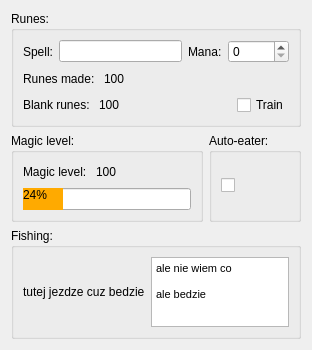
<?xml version="1.0" encoding="UTF-8"?>
<ui version="4.0">
 <class>Trainer</class>
 <widget class="QDialog" name="Trainer">
  <property name="geometry">
   <rect>
    <x>0</x>
    <y>0</y>
    <width>293</width>
    <height>335</height>
   </rect>
  </property>
  <property name="windowTitle">
   <string>Trainer</string>
  </property>
  <layout class="QHBoxLayout" name="horizontalLayout_10">
   <item>
    <layout class="QVBoxLayout" name="verticalLayout_3">
     <item>
      <widget class="QGroupBox" name="groupBox">
       <property name="title">
        <string>Runes: </string>
       </property>
       <layout class="QHBoxLayout" name="horizontalLayout_5">
        <item>
         <layout class="QVBoxLayout" name="verticalLayout">
          <item>
           <layout class="QHBoxLayout" name="horizontalLayout">
            <item>
             <widget class="QLabel" name="label">
              <property name="text">
               <string>Spell:</string>
              </property>
             </widget>
            </item>
            <item>
             <widget class="QLineEdit" name="lineEdit"/>
            </item>
            <item>
             <widget class="QLabel" name="label_4">
              <property name="text">
               <string>Mana:</string>
              </property>
             </widget>
            </item>
            <item>
             <widget class="QSpinBox" name="spinBox">
              <property name="maximum">
               <number>99999</number>
              </property>
             </widget>
            </item>
           </layout>
          </item>
          <item>
           <layout class="QHBoxLayout" name="horizontalLayout_3">
            <item>
             <widget class="QLabel" name="label_5">
              <property name="text">
               <string>Runes made: </string>
              </property>
             </widget>
            </item>
            <item>
             <widget class="QLabel" name="label_6">
              <property name="text">
               <string>100</string>
              </property>
             </widget>
            </item>
            <item>
             <spacer name="horizontalSpacer_2">
              <property name="orientation">
               <enum>Qt::Horizontal</enum>
              </property>
              <property name="sizeHint" stdset="0">
               <size>
                <width>40</width>
                <height>20</height>
               </size>
              </property>
             </spacer>
            </item>
           </layout>
          </item>
          <item>
           <layout class="QHBoxLayout" name="horizontalLayout_2">
            <item>
             <widget class="QLabel" name="label_7">
              <property name="text">
               <string>Blank runes: </string>
              </property>
             </widget>
            </item>
            <item>
             <widget class="QLabel" name="label_8">
              <property name="text">
               <string>100</string>
              </property>
             </widget>
            </item>
            <item>
             <spacer name="horizontalSpacer">
              <property name="orientation">
               <enum>Qt::Horizontal</enum>
              </property>
              <property name="sizeHint" stdset="0">
               <size>
                <width>40</width>
                <height>20</height>
               </size>
              </property>
             </spacer>
            </item>
            <item>
             <widget class="QCheckBox" name="checkBox_2">
              <property name="text">
               <string>Train</string>
              </property>
             </widget>
            </item>
           </layout>
          </item>
         </layout>
        </item>
       </layout>
      </widget>
     </item>
     <item>
      <layout class="QHBoxLayout" name="horizontalLayout_9">
       <item>
        <widget class="QGroupBox" name="groupBox_4">
         <property name="title">
          <string>Magic level: </string>
         </property>
         <layout class="QHBoxLayout" name="horizontalLayout_6">
          <item>
           <layout class="QVBoxLayout" name="verticalLayout_2">
            <item>
             <layout class="QHBoxLayout" name="horizontalLayout_4">
              <item>
               <widget class="QLabel" name="label_2">
                <property name="text">
                 <string>Magic level: </string>
                </property>
               </widget>
              </item>
              <item>
               <widget class="QLabel" name="label_3">
                <property name="text">
                 <string>100</string>
                </property>
               </widget>
              </item>
              <item>
               <spacer name="horizontalSpacer_6">
                <property name="orientation">
                 <enum>Qt::Horizontal</enum>
                </property>
                <property name="sizeHint" stdset="0">
                 <size>
                  <width>40</width>
                  <height>20</height>
                 </size>
                </property>
               </spacer>
              </item>
             </layout>
            </item>
            <item>
             <widget class="QProgressBar" name="progressBar">
              <property name="styleSheet">
               <string notr="true">
 QProgressBar::chunk {
     background-color:rgb(255, 170, 0);
     width: 20px;
 }</string>
              </property>
              <property name="value">
               <number>24</number>
              </property>
             </widget>
            </item>
           </layout>
          </item>
         </layout>
        </widget>
       </item>
       <item>
        <widget class="QGroupBox" name="groupBox_2">
         <property name="title">
          <string>Auto-eater: </string>
         </property>
         <layout class="QHBoxLayout" name="horizontalLayout_7">
          <item>
           <widget class="QCheckBox" name="checkBox">
            <property name="text">
             <string/>
            </property>
           </widget>
          </item>
         </layout>
        </widget>
       </item>
      </layout>
     </item>
     <item>
      <widget class="QGroupBox" name="groupBox_3">
       <property name="title">
        <string>Fishing: </string>
       </property>
       <layout class="QHBoxLayout" name="horizontalLayout_8">
        <item>
         <widget class="QLabel" name="label_10">
          <property name="text">
           <string>tutej jezdze cuz bedzie</string>
          </property>
         </widget>
        </item>
        <item>
         <widget class="QTextBrowser" name="textBrowser">
          <property name="html">
           <string>&lt;!DOCTYPE HTML PUBLIC &quot;-//W3C//DTD HTML 4.0//EN&quot; &quot;http://www.w3.org/TR/REC-html40/strict.dtd&quot;&gt;
&lt;html&gt;&lt;head&gt;&lt;meta name=&quot;qrichtext&quot; content=&quot;1&quot; /&gt;&lt;style type=&quot;text/css&quot;&gt;
p, li { white-space: pre-wrap; }
&lt;/style&gt;&lt;/head&gt;&lt;body style=&quot; font-family:'MS Shell Dlg 2'; font-size:8.25pt; font-weight:400; font-style:normal;&quot;&gt;
&lt;p style=&quot; margin-top:0px; margin-bottom:0px; margin-left:0px; margin-right:0px; -qt-block-indent:0; text-indent:0px;&quot;&gt;ale nie wiem co&lt;/p&gt;
&lt;p style=&quot;-qt-paragraph-type:empty; margin-top:0px; margin-bottom:0px; margin-left:0px; margin-right:0px; -qt-block-indent:0; text-indent:0px;&quot;&gt;&lt;br /&gt;&lt;/p&gt;
&lt;p style=&quot; margin-top:0px; margin-bottom:0px; margin-left:0px; margin-right:0px; -qt-block-indent:0; text-indent:0px;&quot;&gt;ale bedzie&lt;/p&gt;
&lt;p style=&quot;-qt-paragraph-type:empty; margin-top:0px; margin-bottom:0px; margin-left:0px; margin-right:0px; -qt-block-indent:0; text-indent:0px;&quot;&gt;&lt;br /&gt;&lt;/p&gt;&lt;/body&gt;&lt;/html&gt;</string>
          </property>
         </widget>
        </item>
       </layout>
      </widget>
     </item>
    </layout>
   </item>
  </layout>
 </widget>
 <resources/>
 <connections/>
</ui>
